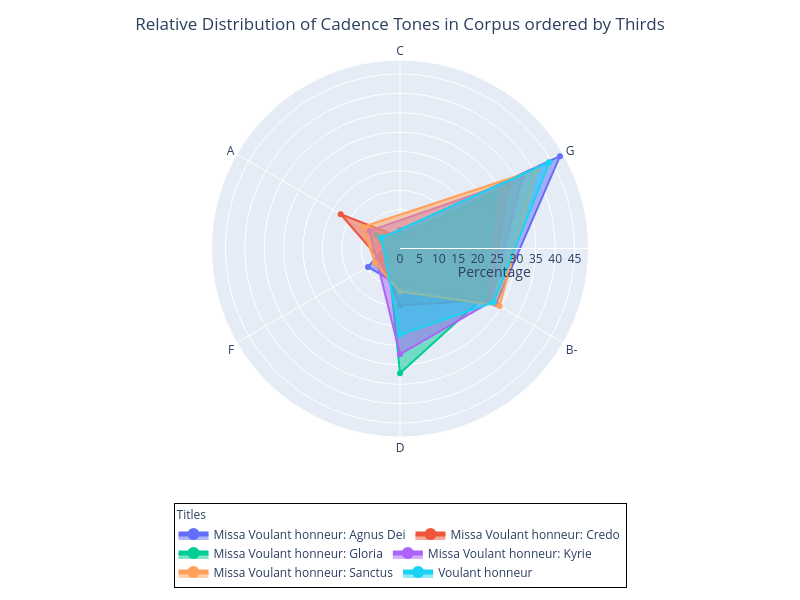

The notebook cell this image was saved under:
### Markdown cell above
## 4c.  Radar Plot of Cadences

- Note that we can display the tones in three different possible orderings:  "Thirds", "Fifths", "Diatonic"
- We can also either show _all_ possible tones or limit to only those that are in the data

### Code cell
#
tone_order = 'Thirds'
limit_to_active=True
cadence_radar(cadences, tone_ordering=tone_order, limit_to_active=limit_to_active)

### Figure 1 — Plotly figure (JSON) as saved in the notebook; plotly's stock layout.template omitted (floating-point values rounded to 4 significant figures)
{"data": [{"fill": "toself", "hovertemplate": "Title=Missa Voulant honneur: Agnus Dei<br>Percentage=%{r}<br>Tone=%{theta}<extra></extra>", "legendgroup": "Missa Voulant honneur: Agnus Dei", "line": {"color": "#636efa", "dash": "solid", "width": 2}, "marker": {"symbol": "circle"}, "mode": "lines+markers", "name": "Missa Voulant honneur: Agnus Dei", "r": [4.762, 47.62, 28.57, 9.524, 9.524, 4.762], "showlegend": true, "subplot": "polar", "theta": ["C", "G", "B-", "D", "F", "C"], "type": "scatterpolar"}, {"fill": "toself", "hovertemplate": "Title=Missa Voulant honneur: Credo<br>Percentage=%{r}<br>Tone=%{theta}<extra></extra>", "legendgroup": "Missa Voulant honneur: Credo", "line": {"color": "#EF553B", "dash": "solid", "width": 2}, "marker": {"symbol": "circle"}, "mode": "lines+markers", "name": "Missa Voulant honneur: Credo", "r": [2.941, 32.35, 26.47, 14.71, 5.882, 17.65, 2.941], "showlegend": true, "subplot": "polar", "theta": ["C", "G", "B-", "D", "F", "A", "C"], "type": "scatterpolar"}, {"fill": "toself", "hovertemplate": "Title=Missa Voulant honneur: Gloria<br>Percentage=%{r}<br>Tone=%{theta}<extra></extra>", "legendgroup": "Missa Voulant honneur: Gloria", "line": {"color": "#00cc96", "dash": "solid", "width": 2}, "marker": {"symbol": "circle"}, "mode": "lines+markers", "name": "Missa Voulant honneur: Gloria", "r": [3.571, 28.57, 25, 32.14, 3.571, 7.143, 3.571], "showlegend": true, "subplot": "polar", "theta": ["C", "G", "B-", "D", "F", "A", "C"], "type": "scatterpolar"}, {"fill": "toself", "hovertemplate": "Title=Missa Voulant honneur: Kyrie<br>Percentage=%{r}<br>Tone=%{theta}<extra></extra>", "legendgroup": "Missa Voulant honneur: Kyrie", "line": {"color": "#ab63fa", "dash": "solid", "width": 2}, "marker": {"symbol": "circle"}, "mode": "lines+markers", "name": "Missa Voulant honneur: Kyrie", "r": [36.36, 27.27, 27.27, 9.091, 36.36], "showlegend": true, "subplot": "polar", "theta": ["G", "B-", "D", "A", "G"], "type": "scatterpolar"}, {"fill": "toself", "hovertemplate": "Title=Missa Voulant honneur: Sanctus<br>Percentage=%{r}<br>Tone=%{theta}<extra></extra>", "legendgroup": "Missa Voulant honneur: Sanctus", "line": {"color": "#FFA15A", "dash": "solid", "width": 2}, "marker": {"symbol": "circle"}, "mode": "lines+markers", "name": "Missa Voulant honneur: Sanctus", "r": [40.74, 29.63, 11.11, 7.407, 11.11, 40.74], "showlegend": true, "subplot": "polar", "theta": ["G", "B-", "D", "F", "A", "G"], "type": "scatterpolar"}, {"fill": "toself", "hovertemplate": "Title=Voulant honneur<br>Percentage=%{r}<br>Tone=%{theta}<extra></extra>", "legendgroup": "Voulant honneur", "line": {"color": "#19d3f3", "dash": "solid", "width": 2}, "marker": {"symbol": "circle"}, "mode": "lines+markers", "name": "Voulant honneur", "r": [44.44, 27.78, 22.22, 5.556, 44.44], "showlegend": true, "subplot": "polar", "theta": ["G", "B-", "D", "A", "G"], "type": "scatterpolar"}], "layout": {"height": 600, "legend": {"bgcolor": "rgba(255,255,255,0.8)", "bordercolor": "black", "borderwidth": 1, "itemsizing": "constant", "itemwidth": 30, "orientation": "h", "title": {"font": {"size": 12}, "side": "top", "text": "Titles"}, "tracegroupgap": 0, "x": 0.5, "xanchor": "center", "y": -0.4, "yanchor": "bottom"}, "margin": {"b": 120, "t": 60}, "polar": {"angularaxis": {"categoryarray": ["C", "G", "B-", "D", "F", "A"], "categoryorder": "array", "direction": "clockwise", "rotation": 90, "type": "category"}, "domain": {"x": [0, 1], "y": [0, 1]}, "radialaxis": {"autorange": true, "range": [0, 48.59], "title": {"text": "Percentage"}, "type": "linear", "visible": true}}, "title": {"text": "Relative Distribution of Cadence Tones in Corpus ordered by Thirds", "x": 0.5}, "width": 800}}
